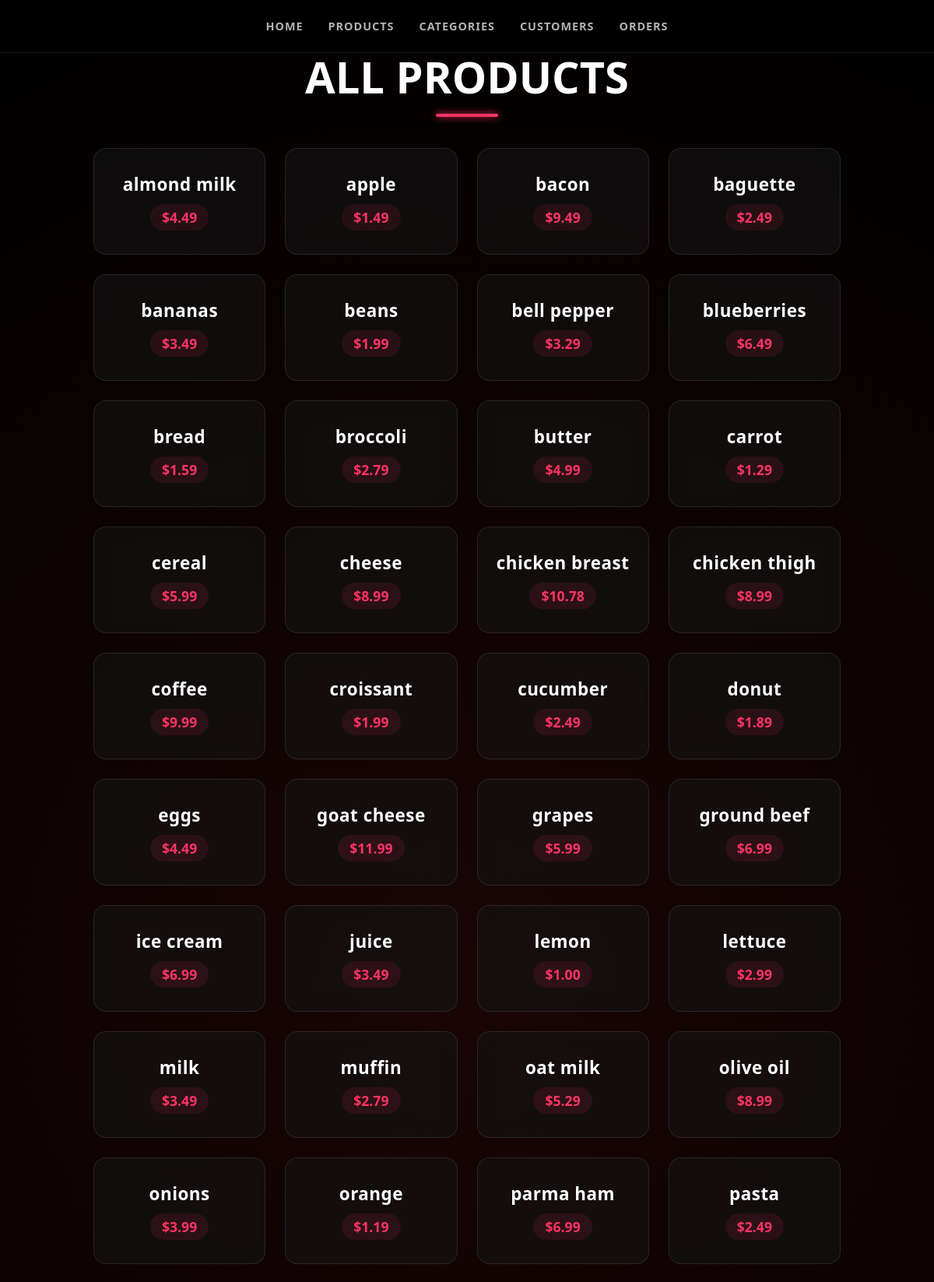
Page /products (upper part) on the committed database.
### store/models.py (models this page shows)
class Product(db.Model):
    __tablename__ = "Product"
    id = mapped_column(Integer,primary_key=True)
    name = mapped_column(String)
    price = mapped_column(DECIMAL(10, 2))
    available = mapped_column(Integer, default=0)
    category = mapped_column(String)
    category_id = mapped_column(Integer, ForeignKey("categories.id"))
    category = relationship("Category", back_populates="products")

### store/app.py (the view)
@app.route("/products")
def product():
    statement = select(Product).order_by(Product.name)
    records = db.session.execute(statement)
    new_record = records.scalars()
    return render_template("products.html", products=new_record)

### store/templates/products.html
{% extends "base.html" %}
{% block styles %}
    <link rel="stylesheet" href="{{ url_for('static', filename='products.css') }}">
{% endblock %}
{% block content %}
<div class="product-container">
    <h1>All Products</h1>
    <div class="divider"></div>
    <ul class="product-list">
        {% for product in products %}
            <li class="product-item">
                <span class="p-name">{{ product.name }}</span>
                <span class="p-price">${{ product.price }}</span>
            </li>
        {% endfor %}
    </ul>
</div>
{% endblock %}

### store/static/home_page.css (style rules this page uses)
:root { --primary: #ff3366; --text: #e5e5e5; --nav-text: #b3b3b3; --nav-hover: #ff6688; }
* { margin: 0; padding: 0; box-sizing: border-box; }
body { background: radial-gradient(circle at center, #1a0505 0%, #000 100%); color: var(--text); font-family: system-ui, sans-serif; min-height: 100vh; }

### store/static/products.css (style rules this page uses)
:root { --primary: #ff3366; --text: #ffffff; --bg-dark: #000000; }
.product-container { max-width: 1000px; margin: 40px auto; padding: 20px; animation: fadeIn 0.8s ease-out; }
.product-container h1 { text-align: center; font-size: clamp(2rem, 5vw, 3.5rem); color: var(--text); margin-bottom: 10px; font-weight: 800; text-transform: uppercase; }
.divider { width: 80px; height: 4px; background: var(--primary); margin: 0 auto 40px auto; border-radius: 10px; box-shadow: 0 0 10px var(--primary); }
.product-list { list-style: none; padding: 0; display: grid; grid-template-columns: repeat(auto-fill, minmax(220px, 1fr)); gap: 25px; }
.product-item { background: rgba(20, 20, 20, 0.6); border: 1px solid rgba(255, 255, 255, 0.1); padding: 30px 20px; border-radius: 16px; text-align: center; transition: all 0.3s cubic-bezier(0.25, 0.8, 0.25, 1); backdrop-filter: blur(10px); display: flex; flex-direction: column; justify-content: center; align-items: center; }
.p-name { display: block; font-size: 1.4rem; font-weight: 700; color: var(--text); margin-bottom: 10px; letter-spacing: 0.5px; }
.p-price { display: inline-block; color: var(--primary); font-size: 1.1rem; font-weight: 600; background: rgba(255, 51, 102, 0.1); padding: 5px 15px; border-radius: 20px; }

### rows in the picture
Product: name "almond milk", price "4.49"
Product: name "apple", price "1.49"
Product: name "bacon", price "9.49"
Product: name "baguette", price "2.49"
Product: name "bananas", price "3.49"
Product: name "beans", price "1.99"
Product: name "bell pepper", price "3.29"
Product: name "blueberries", price "6.49"
Product: name "bread", price "1.59"
Product: name "broccoli", price "2.79"
Product: name "butter", price "4.99"
Product: name "carrot", price "1.29"
Product: name "cereal", price "5.99"
Product: name "cheese", price "8.99"
Product: name "chicken breast", price "10.78"
Product: name "chicken thigh", price "8.99"
Product: name "coffee", price "9.99"
Product: name "croissant", price "1.99"
Product: name "cucumber", price "2.49"
Product: name "donut", price "1.89"
Product: name "eggs", price "4.49"
Product: name "goat cheese", price "11.99"
Product: name "grapes", price "5.99"
Product: name "ground beef", price "6.99"
Product: name "ice cream", price "6.99"
Product: name "juice", price "3.49"
Product: name "lemon", price "1.00"
Product: name "lettuce", price "2.99"
Product: name "milk", price "3.49"
Product: name "muffin", price "2.79"
Product: name "oat milk", price "5.29"
Product: name "olive oil", price "8.99"
Product: name "onions", price "3.99"
Product: name "orange", price "1.19"
Product: name "parma ham", price "6.99"
Product: name "pasta", price "2.49"
